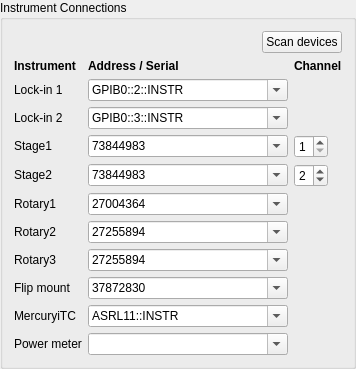
             <widget class="QGroupBox" name="connGroup">
              <property name="sizePolicy">
               <sizepolicy hsizetype="Preferred" vsizetype="Maximum">
                <horstretch>0</horstretch>
                <verstretch>0</verstretch>
               </sizepolicy>
              </property>
              <property name="title">
               <string>Instrument Connections</string>
              </property>
              <layout class="QGridLayout" name="connGrid" columnstretch="0,1,0">
               <item row="0" column="0" colspan="3" alignment="Qt::AlignmentFlag::AlignRight">
                <widget class="QPushButton" name="scanDevices">
                 <property name="sizePolicy">
                  <sizepolicy hsizetype="Fixed" vsizetype="Fixed">
                   <horstretch>0</horstretch>
                   <verstretch>0</verstretch>
                  </sizepolicy>
                 </property>
                 <property name="toolTip">
                  <string>&lt;html&gt;&lt;head/&gt;&lt;body&gt;&lt;p&gt;&lt;span style=&quot; font-weight:700;&quot;&gt;Scan devices&lt;/span&gt;&lt;/p&gt;&lt;p&gt;Lists the VISA resources (GPIB / serial / USB) and the Thorlabs Kinesis serial numbers currently visible to this PC, plus the Mercury iTC Ethernet address (TCPIP0::192.168.50.100::7020::SOCKET, or a SOCKET address already entered) when its port answers, and offers them in the drop-down lists. The values already entered are kept.&lt;/p&gt;&lt;/body&gt;&lt;/html&gt;</string>
                 </property>
                 <property name="text">
                  <string>Scan devices</string>
                 </property>
                </widget>
               </item>
               <item row="1" column="0">
                <widget class="QLabel" name="connHead_0">
                 <property name="sizePolicy">
                  <sizepolicy hsizetype="Preferred" vsizetype="Fixed">
                   <horstretch>0</horstretch>
                   <verstretch>0</verstretch>
                  </sizepolicy>
                 </property>
                 <property name="font">
                  <font>
                   <bold>true</bold>
                  </font>
                 </property>
                 <property name="text">
                  <string>Instrument</string>
                 </property>
                 <property name="mytype" stdset="0">
                  <string>label</string>
                 </property>
                </widget>
               </item>
               <item row="1" column="1">
                <widget class="QLabel" name="connHead_1">
                 <property name="sizePolicy">
                  <sizepolicy hsizetype="Preferred" vsizetype="Fixed">
                   <horstretch>0</horstretch>
                   <verstretch>0</verstretch>
                  </sizepolicy>
                 </property>
                 <property name="font">
                  <font>
                   <bold>true</bold>
                  </font>
                 </property>
                 <property name="text">
                  <string>Address / Serial</string>
                 </property>
                 <property name="mytype" stdset="0">
                  <string>label</string>
                 </property>
                </widget>
               </item>
               <item row="1" column="2">
                <widget class="QLabel" name="connHead_2">
                 <property name="sizePolicy">
                  <sizepolicy hsizetype="Preferred" vsizetype="Fixed">
                   <horstretch>0</horstretch>
                   <verstretch>0</verstretch>
                  </sizepolicy>
                 </property>
                 <property name="font">
                  <font>
                   <bold>true</bold>
                  </font>
                 </property>
                 <property name="text">
                  <string>Channel</string>
                 </property>
                 <property name="mytype" stdset="0">
                  <string>label</string>
                 </property>
                </widget>
               </item>
               <item row="2" column="0">
                <widget class="QLabel" name="connLabel_Lockin1">
                 <property name="sizePolicy">
                  <sizepolicy hsizetype="Preferred" vsizetype="Fixed">
                   <horstretch>0</horstretch>
                   <verstretch>0</verstretch>
                  </sizepolicy>
                 </property>
                 <property name="text">
                  <string>Lock-in 1</string>
                 </property>
                 <property name="mytype" stdset="0">
                  <string>label</string>
                 </property>
                </widget>
               </item>
               <item row="2" column="1">
                <widget class="QComboBox" name="Lockin1_res">
                 <property name="sizePolicy">
                  <sizepolicy hsizetype="Expanding" vsizetype="Fixed">
                   <horstretch>0</horstretch>
                   <verstretch>0</verstretch>
                  </sizepolicy>
                 </property>
                 <property name="minimumSize">
                  <size>
                   <width>200</width>
                   <height>0</height>
                  </size>
                 </property>
                 <property name="toolTip">
                  <string>VISA resource of Lock-in 1 (SR830), e.g. GPIB0::2::INSTR. Pick from the list after Scan devices, or type it in.</string>
                 </property>
                 <property name="editable">
                  <bool>true</bool>
                 </property>
                 <item>
                  <property name="text">
                   <string>GPIB0::2::INSTR</string>
                  </property>
                 </item>
                </widget>
               </item>
               <item row="3" column="0">
                <widget class="QLabel" name="connLabel_Lockin2">
                 <property name="sizePolicy">
                  <sizepolicy hsizetype="Preferred" vsizetype="Fixed">
                   <horstretch>0</horstretch>
                   <verstretch>0</verstretch>
                  </sizepolicy>
                 </property>
                 <property name="text">
                  <string>Lock-in 2</string>
                 </property>
                 <property name="mytype" stdset="0">
                  <string>label</string>
                 </property>
                </widget>
               </item>
               <item row="3" column="1">
                <widget class="QComboBox" name="Lockin2_res">
                 <property name="sizePolicy">
                  <sizepolicy hsizetype="Expanding" vsizetype="Fixed">
                   <horstretch>0</horstretch>
                   <verstretch>0</verstretch>
                  </sizepolicy>
                 </property>
                 <property name="minimumSize">
                  <size>
                   <width>200</width>
                   <height>0</height>
                  </size>
                 </property>
                 <property name="toolTip">
                  <string>VISA resource of Lock-in 2 (SR830), e.g. GPIB0::3::INSTR. Pick from the list after Scan devices, or type it in.</string>
                 </property>
                 <property name="editable">
                  <bool>true</bool>
                 </property>
                 <item>
                  <property name="text">
                   <string>GPIB0::3::INSTR</string>
                  </property>
                 </item>
                </widget>
               </item>
               <item row="4" column="0">
                <widget class="QLabel" name="connLabel_Stage1">
                 <property name="sizePolicy">
                  <sizepolicy hsizetype="Preferred" vsizetype="Fixed">
                   <horstretch>0</horstretch>
                   <verstretch>0</verstretch>
                  </sizepolicy>
                 </property>
                 <property name="text">
                  <string>Stage1</string>
                 </property>
                 <property name="mytype" stdset="0">
                  <string>label</string>
                 </property>
                </widget>
               </item>
               <item row="4" column="1">
                <widget class="QComboBox" name="Stage1_res">
                 <property name="sizePolicy">
                  <sizepolicy hsizetype="Expanding" vsizetype="Fixed">
                   <horstretch>0</horstretch>
                   <verstretch>0</verstretch>
                  </sizepolicy>
                 </property>
                 <property name="minimumSize">
                  <size>
                   <width>200</width>
                   <height>0</height>
                  </size>
                 </property>
                 <property name="toolTip">
                  <string>Kinesis serial number of the Stage1 controller (BBD202). Pick from the list after Scan devices, or type it in.</string>
                 </property>
                 <property name="editable">
                  <bool>true</bool>
                 </property>
                 <item>
                  <property name="text">
                   <string>73844983</string>
                  </property>
                 </item>
                </widget>
               </item>
               <item row="4" column="2">
                <widget class="QSpinBox" name="Stage1_ch">
                 <property name="sizePolicy">
                  <sizepolicy hsizetype="Fixed" vsizetype="Fixed">
                   <horstretch>0</horstretch>
                   <verstretch>0</verstretch>
                  </sizepolicy>
                 </property>
                 <property name="toolTip">
                  <string>Controller channel of this axis.</string>
                 </property>
                 <property name="minimum">
                  <number>1</number>
                 </property>
                 <property name="maximum">
                  <number>4</number>
                 </property>
                 <property name="value">
                  <number>1</number>
                 </property>
                </widget>
               </item>
               <item row="5" column="0">
                <widget class="QLabel" name="connLabel_Stage2">
                 <property name="sizePolicy">
                  <sizepolicy hsizetype="Preferred" vsizetype="Fixed">
                   <horstretch>0</horstretch>
                   <verstretch>0</verstretch>
                  </sizepolicy>
                 </property>
                 <property name="text">
                  <string>Stage2</string>
                 </property>
                 <property name="mytype" stdset="0">
                  <string>label</string>
                 </property>
                </widget>
               </item>
               <item row="5" column="1">
                <widget class="QComboBox" name="Stage2_res">
                 <property name="sizePolicy">
                  <sizepolicy hsizetype="Expanding" vsizetype="Fixed">
                   <horstretch>0</horstretch>
                   <verstretch>0</verstretch>
                  </sizepolicy>
                 </property>
                 <property name="minimumSize">
                  <size>
                   <width>200</width>
                   <height>0</height>
                  </size>
                 </property>
                 <property name="toolTip">
                  <string>Kinesis serial number of the Stage2 controller (BBD202). Pick from the list after Scan devices, or type it in.</string>
                 </property>
                 <property name="editable">
                  <bool>true</bool>
                 </property>
                 <item>
                  <property name="text">
                   <string>73844983</string>
                  </property>
                 </item>
                </widget>
               </item>
               <item row="5" column="2">
                <widget class="QSpinBox" name="Stage2_ch">
                 <property name="sizePolicy">
                  <sizepolicy hsizetype="Fixed" vsizetype="Fixed">
                   <horstretch>0</horstretch>
                   <verstretch>0</verstretch>
                  </sizepolicy>
                 </property>
                 <property name="toolTip">
                  <string>Controller channel of this axis.</string>
                 </property>
                 <property name="minimum">
                  <number>1</number>
                 </property>
                 <property name="maximum">
                  <number>4</number>
                 </property>
                 <property name="value">
                  <number>2</number>
                 </property>
                </widget>
               </item>
               <item row="6" column="0">
                <widget class="QLabel" name="connLabel_Rot1">
                 <property name="sizePolicy">
                  <sizepolicy hsizetype="Preferred" vsizetype="Fixed">
                   <horstretch>0</horstretch>
                   <verstretch>0</verstretch>
                  </sizepolicy>
                 </property>
                 <property name="text">
                  <string>Rotary1</string>
                 </property>
                 <property name="mytype" stdset="0">
                  <string>label</string>
                 </property>
                </widget>
               </item>
               <item row="6" column="1">
                <widget class="QComboBox" name="Rot1_res">
                 <property name="sizePolicy">
                  <sizepolicy hsizetype="Expanding" vsizetype="Fixed">
                   <horstretch>0</horstretch>
                   <verstretch>0</verstretch>
                  </sizepolicy>
                 </property>
                 <property name="minimumSize">
                  <size>
                   <width>200</width>
                   <height>0</height>
                  </size>
                 </property>
                 <property name="toolTip">
                  <string>Kinesis serial number of the Rotary1 controller. Pick from the list after Scan devices, or type it in.</string>
                 </property>
                 <property name="editable">
                  <bool>true</bool>
                 </property>
                 <item>
                  <property name="text">
                   <string>27004364</string>
                  </property>
                 </item>
                </widget>
               </item>
               <item row="7" column="0">
                <widget class="QLabel" name="connLabel_Rot2">
                 <property name="sizePolicy">
                  <sizepolicy hsizetype="Preferred" vsizetype="Fixed">
                   <horstretch>0</horstretch>
                   <verstretch>0</verstretch>
                  </sizepolicy>
                 </property>
                 <property name="text">
                  <string>Rotary2</string>
                 </property>
                 <property name="mytype" stdset="0">
                  <string>label</string>
                 </property>
                </widget>
               </item>
               <item row="7" column="1">
                <widget class="QComboBox" name="Rot2_res">
                 <property name="sizePolicy">
                  <sizepolicy hsizetype="Expanding" vsizetype="Fixed">
                   <horstretch>0</horstretch>
                   <verstretch>0</verstretch>
                  </sizepolicy>
                 </property>
                 <property name="minimumSize">
                  <size>
                   <width>200</width>
                   <height>0</height>
                  </size>
                 </property>
                 <property name="toolTip">
                  <string>Kinesis serial number of the Rotary2 controller. Pick from the list after Scan devices, or type it in.</string>
                 </property>
                 <property name="editable">
                  <bool>true</bool>
                 </property>
                 <item>
                  <property name="text">
                   <string>27255894</string>
                  </property>
                 </item>
                </widget>
               </item>
               <item row="8" column="0">
                <widget class="QLabel" name="connLabel_Rot3">
                 <property name="sizePolicy">
                  <sizepolicy hsizetype="Preferred" vsizetype="Fixed">
                   <horstretch>0</horstretch>
                   <verstretch>0</verstretch>
                  </sizepolicy>
                 </property>
                 <property name="text">
                  <string>Rotary3</string>
                 </property>
                 <property name="mytype" stdset="0">
                  <string>label</string>
                 </property>
                </widget>
               </item>
               <item row="8" column="1">
                <widget class="QComboBox" name="Rot3_res">
                 <property name="sizePolicy">
                  <sizepolicy hsizetype="Expanding" vsizetype="Fixed">
                   <horstretch>0</horstretch>
                   <verstretch>0</verstretch>
                  </sizepolicy>
                 </property>
                 <property name="minimumSize">
                  <size>
                   <width>200</width>
                   <height>0</height>
                  </size>
                 </property>
                 <property name="toolTip">
                  <string>Kinesis serial number of the Rotary3 controller. Pick from the list after Scan devices, or type it in.</string>
                 </property>
                 <property name="editable">
                  <bool>true</bool>
                 </property>
                 <item>
                  <property name="text">
                   <string>27255894</string>
                  </property>
                 </item>
                </widget>
               </item>
               <item row="9" column="0">
                <widget class="QLabel" name="connLabel_FM">
                 <property name="sizePolicy">
                  <sizepolicy hsizetype="Preferred" vsizetype="Fixed">
                   <horstretch>0</horstretch>
                   <verstretch>0</verstretch>
                  </sizepolicy>
                 </property>
                 <property name="text">
                  <string>Flip mount</string>
                 </property>
                 <property name="mytype" stdset="0">
                  <string>label</string>
                 </property>
                </widget>
               </item>
               <item row="9" column="1">
                <widget class="QComboBox" name="FM_res">
                 <property name="sizePolicy">
                  <sizepolicy hsizetype="Expanding" vsizetype="Fixed">
                   <horstretch>0</horstretch>
                   <verstretch>0</verstretch>
                  </sizepolicy>
                 </property>
                 <property name="minimumSize">
                  <size>
                   <width>200</width>
                   <height>0</height>
                  </size>
                 </property>
                 <property name="toolTip">
                  <string>Kinesis serial number of the flip mount (MFF). Pick from the list after Scan devices, or type it in.</string>
                 </property>
                 <property name="editable">
                  <bool>true</bool>
                 </property>
                 <item>
                  <property name="text">
                   <string>37872830</string>
                  </property>
                 </item>
                </widget>
               </item>
               <item row="10" column="0">
                <widget class="QLabel" name="connLabel_iTC">
                 <property name="sizePolicy">
                  <sizepolicy hsizetype="Preferred" vsizetype="Fixed">
                   <horstretch>0</horstretch>
                   <verstretch>0</verstretch>
                  </sizepolicy>
                 </property>
                 <property name="text">
                  <string>MercuryiTC</string>
                 </property>
                 <property name="mytype" stdset="0">
                  <string>label</string>
                 </property>
                </widget>
               </item>
               <item row="10" column="1">
                <widget class="QComboBox" name="iTC_res">
                 <property name="sizePolicy">
                  <sizepolicy hsizetype="Expanding" vsizetype="Fixed">
                   <horstretch>0</horstretch>
                   <verstretch>0</verstretch>
                  </sizepolicy>
                 </property>
                 <property name="minimumSize">
                  <size>
                   <width>200</width>
                   <height>0</height>
                  </size>
                 </property>
                 <property name="toolTip">
                  <string>VISA resource of the MercuryiTC temperature controller: USB/serial, e.g. ASRL11::INSTR (serial port COM11), or Ethernet, TCPIP0::192.168.50.100::7020::SOCKET. Pick from the list after Scan devices, or type it in.</string>
                 </property>
                 <property name="editable">
                  <bool>true</bool>
                 </property>
                 <item>
                  <property name="text">
                   <string>ASRL11::INSTR</string>
                  </property>
                 </item>
                </widget>
               </item>
               <item row="11" column="0">
                <widget class="QLabel" name="connLabel_PM">
                 <property name="sizePolicy">
                  <sizepolicy hsizetype="Preferred" vsizetype="Fixed">
                   <horstretch>0</horstretch>
                   <verstretch>0</verstretch>
                  </sizepolicy>
                 </property>
                 <property name="text">
                  <string>Power meter</string>
                 </property>
                 <property name="mytype" stdset="0">
                  <string>label</string>
                 </property>
                </widget>
               </item>
               <item row="11" column="1">
                <widget class="QComboBox" name="PM_res">
                 <property name="sizePolicy">
                  <sizepolicy hsizetype="Expanding" vsizetype="Fixed">
                   <horstretch>0</horstretch>
                   <verstretch>0</verstretch>
                  </sizepolicy>
                 </property>
                 <property name="minimumSize">
                  <size>
                   <width>200</width>
                   <height>0</height>
                  </size>
                 </property>
                 <property name="toolTip">
                  <string>VISA resource of the PM100D power meter (reserved - the power meter is not used by the program yet). Pick from the list after Scan devices, or type it in.</string>
                 </property>
                 <property name="editable">
                  <bool>true</bool>
                 </property>
                </widget>
               </item>
              </layout>
             </widget>
